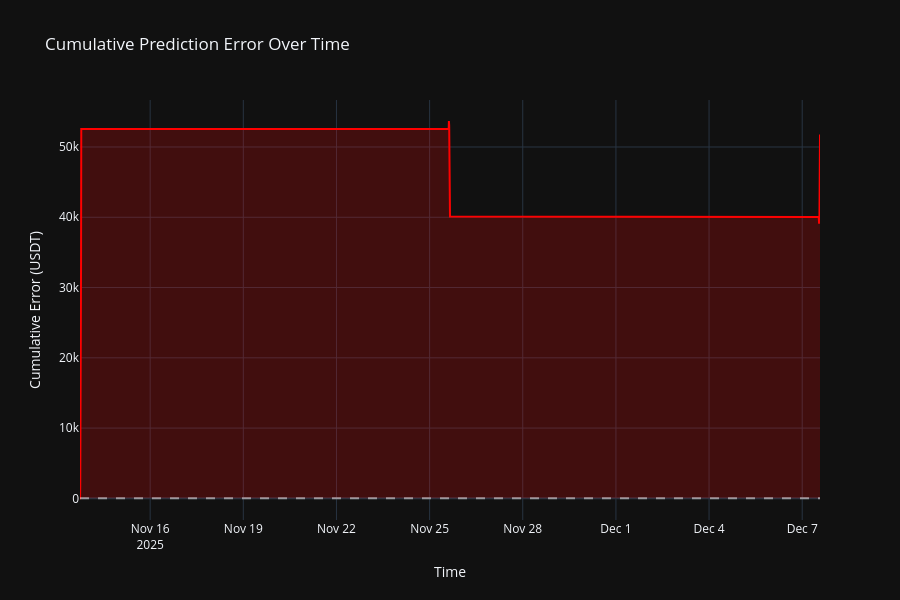

This figure's notebook cell:
### Code cell
"""Analyze cumulative prediction errors across all folds."""

# Concatenate all predictions and actuals
all_actuals = np.concatenate([r["actuals"] for r in backtest_results])
all_predictions = np.concatenate([r["predictions"] for r in backtest_results])
all_timestamps = pd.DatetimeIndex(
    np.concatenate([r["timestamps"] for r in backtest_results])
)

# Calculate cumulative error
cumulative_error = np.cumsum(all_predictions - all_actuals)

fig = go.Figure()

fig.add_trace(
    go.Scatter(
        x=all_timestamps,
        y=cumulative_error,
        mode="lines",
        name="Cumulative Error",
        line=dict(color="red", width=2),
        fill="tozeroy",
        fillcolor="rgba(255, 0, 0, 0.2)",
    )
)

fig.add_hline(y=0, line_dash="dash", line_color="white", opacity=0.5)

fig.update_layout(
    title="Cumulative Prediction Error Over Time",
    xaxis_title="Time",
    yaxis_title="Cumulative Error (USDT)",
    template="plotly_dark",
    height=600,
)

fig.show()

# Calculate bias
mean_error = np.mean(all_predictions - all_actuals)
console.print(f"\n[bold]Model Bias Analysis:[/bold]")
console.print(f"  Mean error: {mean_error:+.2f} USDT")
if abs(mean_error) < 1:
    console.print(f"  [green]✓ Low bias - model is well-calibrated[/green]")
else:
    bias_direction = "over-predicting" if mean_error > 0 else "under-predicting"
    console.print(
        f"  [yellow]⚠ Model is {bias_direction} by {abs(mean_error):.2f} USDT on average[/yellow]"
    )

### Figure 1 — Plotly figure (JSON) as saved in the notebook; plotly's stock layout.template omitted (floating-point values rounded to 4 significant figures; data arrays with more than 128 entries replaced by an {"elided": "..."} marker saying what was removed)
{"data": [{"fill": "tozeroy", "fillcolor": "rgba(255, 0, 0, 0.2)", "line": {"color": "red", "width": 2}, "mode": "lines", "name": "Cumulative Error", "type": "scatter", "x": {"elided": "180 str values"}, "y": {"elided": "180 float values"}}], "layout": {"height": 600, "shapes": [{"line": {"color": "white", "dash": "dash"}, "opacity": 0.5, "type": "line", "x0": 0, "x1": 1, "xref": "x domain", "y0": 0, "y1": 0, "yref": "y"}], "title": {"text": "Cumulative Prediction Error Over Time"}, "xaxis": {"title": {"text": "Time"}}, "yaxis": {"title": {"text": "Cumulative Error (USDT)"}}}}
